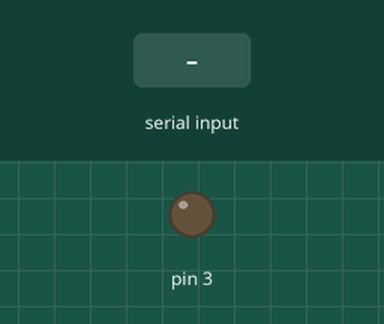
This sketch was run on a simulated Arduino Uno, built with avr-gcc and run on an emulated ATmega328P. Parts: output pins drawn as LEDs (lit = HIGH). The inputs (shaded band) are chosen by the test bench. What the sketch prints to the serial monitor is not drawn.

Above: at 1.2 s.
1.3 s: "o" received over Serial
At 2.5 s:
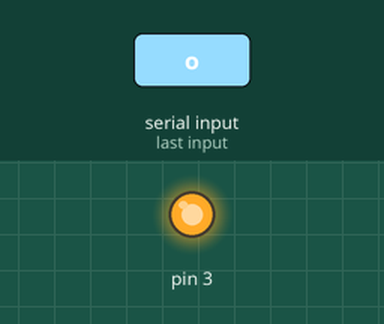
2.9 s: "p" received over Serial
At 3.8 s:
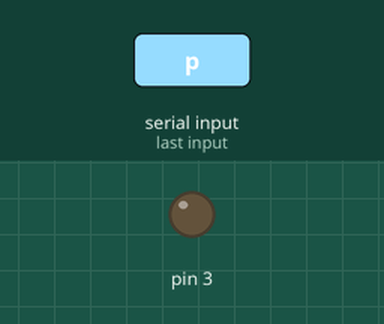
Timing chart, 0 to 5.9 s (numbered marks = the images above; inputs shaded):
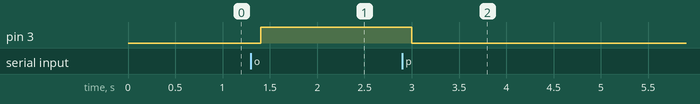

Measured:
- after the input at 1.3 s, pin 3: LOW → HIGH after 0.10 s
- after the input at 2.9 s, pin 3: HIGH → LOW after 0.10 s

The sketch:

turnstile.ino
```cpp
#include <SPI.h>
char x;

void setup() {
	Serial.begin(9600);
	pinMode(3, OUTPUT);
}

void loop() {
  Serial.println("1458764e");
	if(Serial.available() > 0)
  {
    x = Serial.read();

    if(x == 'o')
    {
      digitalWrite(3, HIGH);
    }

    if(x == 'p')
    {
      digitalWrite(3, LOW);
    }
  }
  delay(200);
}
```
